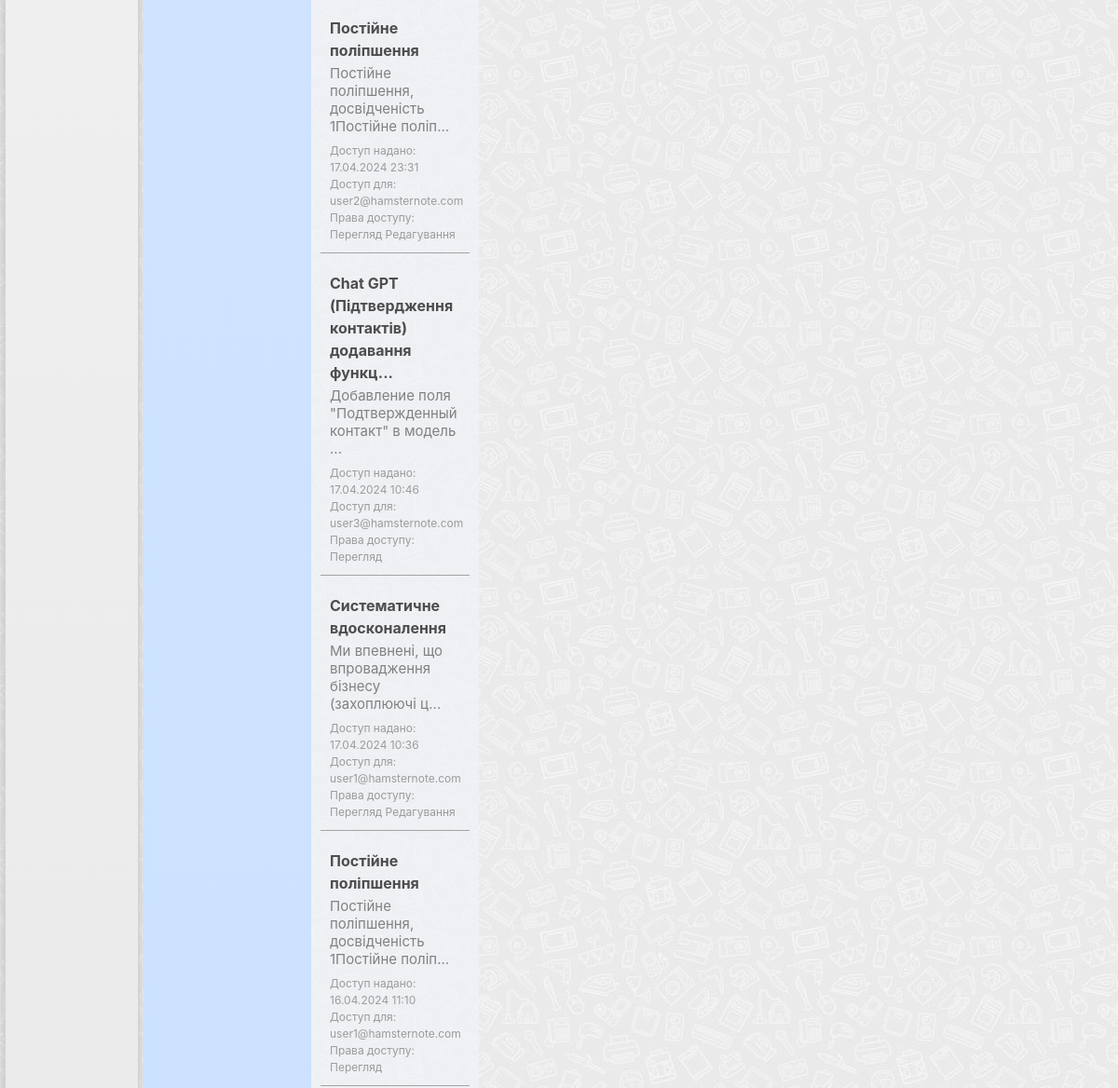
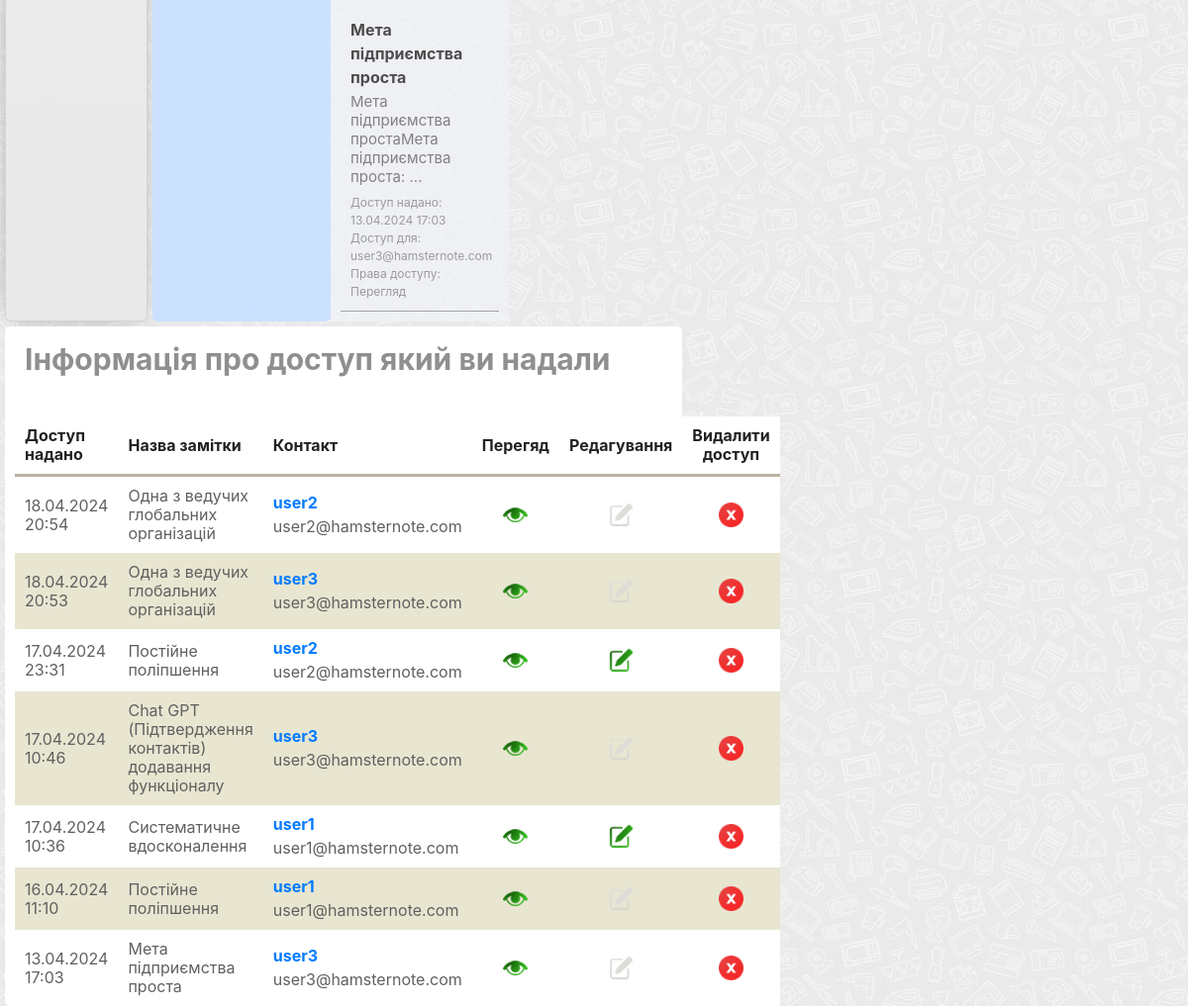
Before: /shared_note_from_me/ (signed in, lower part) with the older database file (2 pictures, top to bottom).
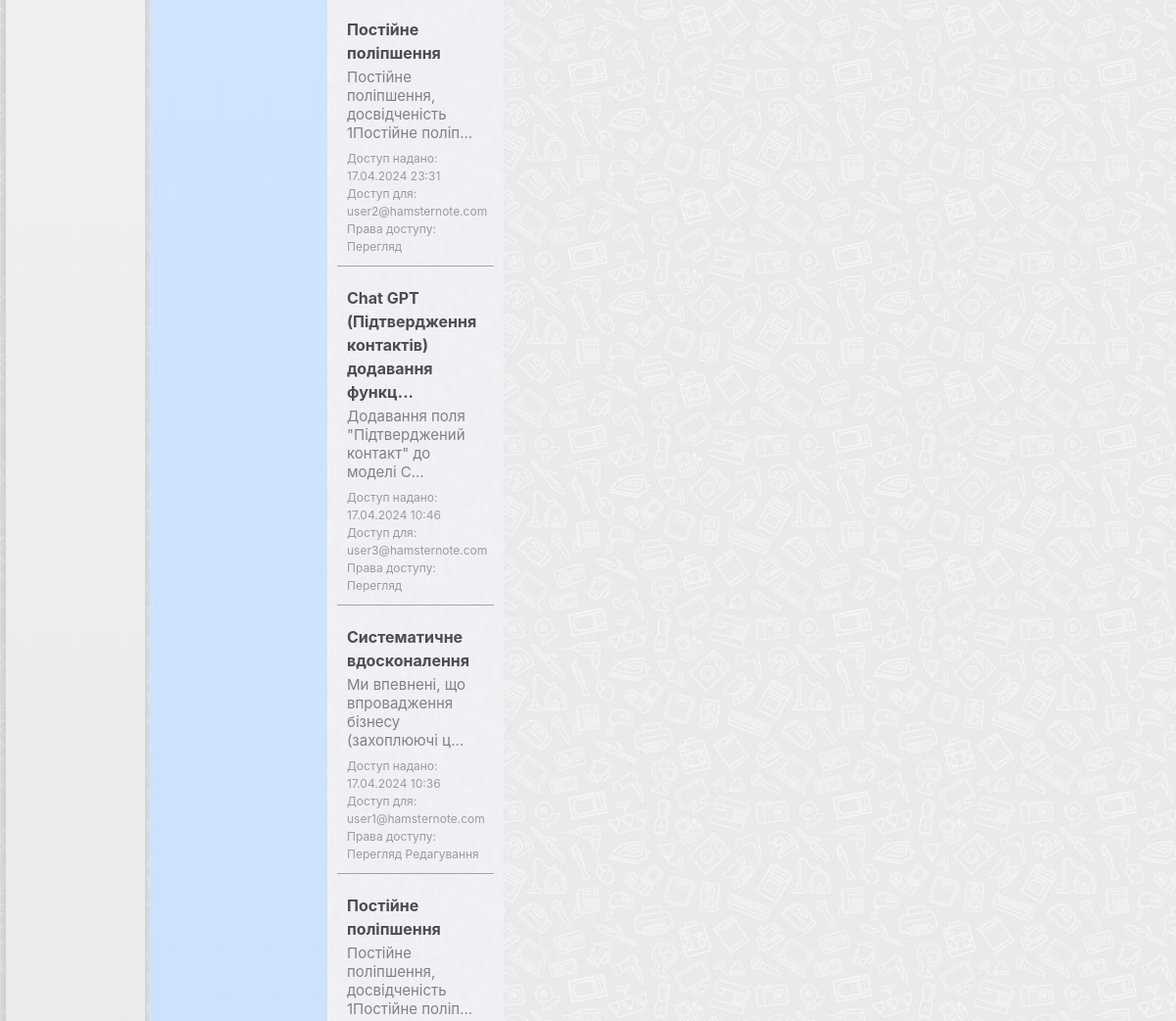
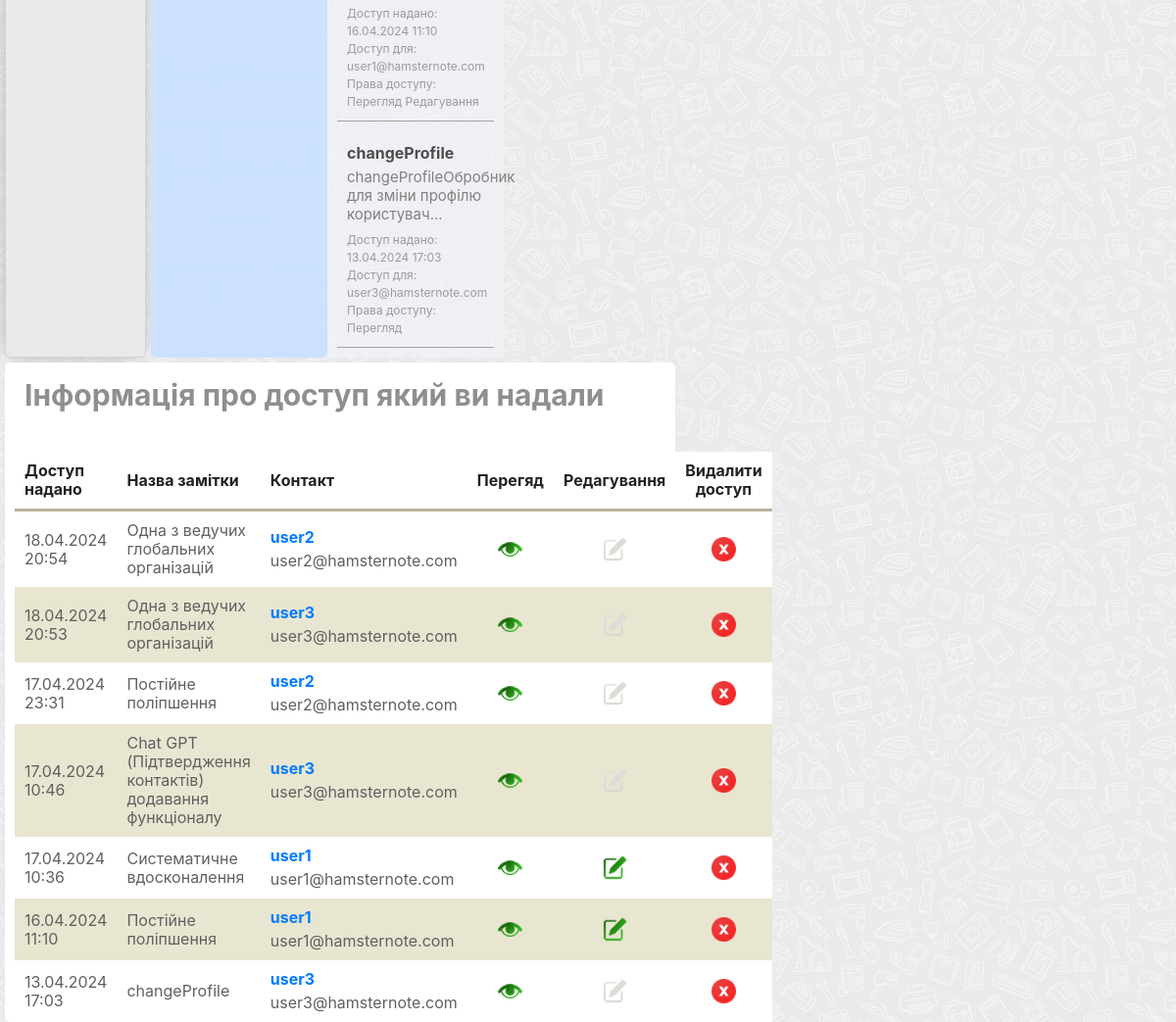
After: the same page with the newer database file (2 pictures, top to bottom).
### sharing_notes/models.py (models this page shows, shortened)
class TimestampMixin(models.Model):
    created_at = models.DateTimeField(auto_now_add=True)
    updated_at = models.DateTimeField(auto_now=True)
    class Meta:
        abstract = True

class SharingNote(TimestampMixin):
    owner = models.ForeignKey(CustomUser, on_delete=models.CASCADE)
    note = models.ForeignKey(Note, on_delete=models.CASCADE)
    shared_with = models.ForeignKey(Contact, on_delete=models.CASCADE)
    can_view = models.BooleanField(default=True)
    can_edit = models.BooleanField(default=False)

### note/models.py (models this page shows, shortened)
class TimestampMixin(models.Model):
    created_at = models.DateTimeField(auto_now_add=True)
    updated_at = models.DateTimeField(auto_now=True)
    class Meta:
        abstract = True

class Note(TimestampMixin):
    title = models.CharField(max_length=100)
    content = CKEditor5Field('Content', config_name='extends')
    notebook = models.ForeignKey(
        Notebook, on_delete=models.CASCADE, related_name='notes')
    author = models.ForeignKey(
        CustomUser, on_delete=models.CASCADE, related_name='created_notes')
    permission = models.CharField(
        max_length=4, choices=NotePermission.choices, default=NotePermission.EDITABLE)
    favorite = models.BooleanField(default=False)

### user_contacts/models.py (models this page shows, shortened)
class Contact(models.Model):
    user = models.ForeignKey(
        CustomUser, on_delete=models.CASCADE, related_name='contacts')
    contact_user = models.ForeignKey(
        CustomUser, on_delete=models.CASCADE, related_name='contact_of')
    added_at = models.DateTimeField(auto_now_add=True)
    class Meta:
        unique_together = ['user', 'contact_user']

### users/models.py (models this page shows, shortened)
class CustomUser(AbstractUser):
    email = models.EmailField(unique=True)

### sharing_notes/views.py (the view)
# urls.py: path('shared_note_from_me/', views.shared_note_from_me, name='shared_note_from_me'),
@login_required
def shared_note_from_me(request):
    current_user = request.user
    shared_notes = SharingNote.objects.filter(owner=current_user).order_by('-created_at')
    context = {
        'category': 'shared',
        'subcategory': 'shared_from_me',
        'shared_notes': shared_notes,
    }
    return render(request, 'sharing_notes/shared_note_from_me.html', context)

### sharing_notes/templates/sharing_notes/shared_note_from_me.html (shortened to what the changed rows need)
{% extends "main/base_template.html" %}
{% load static %}
{% block detail_listbar %}
    <div class="wrapper-detail-listbar">
        <ul class="detail-listbar-ul">
            {% for shared_note in shared_notes %}
                <li class="detail-listbar-li">
                    {% if shared_note.note.title|length > 50 %}
                        <a class="detail-listbar-a" href="{% url 'shared_note_from_me_detail' shared_note.note.pk %}">
                            {{ shared_note.note.title|striptags|slice:":50" }}...
                        </a>
                    {% else %}
                        <a class="detail-listbar-a" href="{% url 'shared_note_from_me_detail' shared_note.note.pk %}">
                            {{ shared_note.note.title }}
                        </a>
                    {% endif %}
                    <span class="note-short-description">{{ shared_note.note.content|striptags|slice:":50" }}...</span>
                    <span class="detail-listbar-shared-data">Доступ надано: {{ shared_note.created_at|date:"d.m.Y H:i" }}</span>
                    <span class="detail-listbar-shared-with">Доступ для: {{ shared_note.shared_with.contact_user.email }}</span>
                    <span class="detail-listbar-shared-rights">Права доступу:
                        {% if shared_note.can_view == True %}
                            <span>Перегляд</span>
                        {% endif %}
                        {% if shared_note.can_edit == True %}
                            <span>Редагування</span>
                        {% endif %}
                    </span>
                </li>
            {% endfor %}
        </ul>
    </div>
{% endblock %}
{% block contentbar %}
    <div class="wrapper-contentbar">
        <div class="title-shared-info-page">
            <h1>Інформація про доступ який ви надали</h1>
        </div>
        <div class="shared-note-from-me-table">
            <table>
                <thead>
                    <tr>
                        <th>Доступ надано</th>
                        <th>Назва замітки</th>
                        <th>Контакт</th>
                        <th>Перегяд</th>
                        <th>Редагування</th>
                        <th class="text-center">Видалити доступ</th>
                    </tr>
                </thead>
                <tbody>
                    {% for shared_note in shared_notes %}
                        <tr>
                            <td>{{ shared_note.created_at|date:"d.m.Y H:i" }}</td>
                            <td class="td-note-name">
                                <a class="td-note-name-a" href="{% url 'shared_note_from_me_detail' shared_note.note.pk %}">
                                    {{ shared_note.note.title }}
                                </a>
                            </td>
                            <td class="td-contact-data">
                                <span class="td-contact-data-username">
                                    <a href="{% url 'contact_detail' shared_note.shared_with.pk %}">{{ shared_note.shared_with.contact_user.username }}</a>
                                </span>
                                <span class="td-contact-data-email">
                                    {{ shared_note.shared_with.contact_user.email }}
                                </span>
                            </td>
                            <td class="td-can_view">
                                {% if shared_note.can_view == True %}
                                    <a href="#" onclick="loadPage(event, '{% url 'change_access_view_rights' note_shared_id=shared_note.id %}')" class="view-true">
                                        <img src="{% static 'main/img/view-true.png' %}" alt="" title="Перегляд дозволено">
                                    </a>
                                {% else %}
                                    <a href="#" onclick="loadPage(event, '{% url 'change_access_view_rights' note_shared_id=shared_note.id %}')" class="view-true">
                                        <img src="{% static 'main/img/view-false.png' %}" alt="" title="Перегляд заборонено">
                                    </a>
                                {% endif %}
                            </td>
                            <td class="td-can_edit">
                                {% if shared_note.can_edit == True %}
                                    <a href="#" onclick="loadPage(event, '{% url 'change_access_edit_rights' note_shared_id=shared_note.id %}')" class="edit-true">
                                        <img src="{% static 'main/img/edit-true.png' %}" alt="" title="Редагування дозволено">
                                    </a>
                                {% else %}
                                    <a href="#" onclick="loadPage(event, '{% url 'change_access_edit_rights' note_shared_id=shared_note.id %}')" class="edit-true">
                                        <img src="{% static 'main/img/edit-false.png' %}" alt="" title="Редагування заборонено">
                                    </a>
                                {% endif %}
                            </td>
                            <td class="td-del">
                                <a href="{% url 'contact_detail' shared_note.shared_with.pk %}" class="shared-list-username">
                                    <a href="#" onclick="if(confirm('Ви впевнені що хочете видалити користувача: {{ shared_note.shared_with.contact_user.username }}?')) { loadPage(event, '{% url 'del_contact_from_shared_note' note_shared_id=shared_note.id %}'); }" class="del-contact">
                                        <img src="{% static 'main/img/del-btn.png' %}" alt="" title="Видалити доступ">
                                    </a>
                                </a>
                            </td>
                        </tr>
                    {% endfor %}
                </tbody>
            </table>
        </div>
    </div>
{% endblock %}

Changed rows visible on the page:
changed SharingNote (number 1 of 7 on the later page): can_edit: picture added; can_edit: picture removed; no longer shows "Редагування"
changed through a linked row, SharingNote "Chat GPT (Підтвердження контактів) додавання функц": note.content "Добавление поля \"Подтвержденный контакт\" в модель" → "Додавання поля \"Підтверджений контакт\" до моделі C"
changed SharingNote (number 4 of 7 on the later page): can_edit: picture added; can_edit: picture removed; now shows "Редагування"
changed through a linked row, SharingNote: note "Мета підприємства проста" → "changeProfile"; note.content "Мета підприємства простаМета підприємства проста:" → "changeProfileОбробник для зміни профілю користувач"
